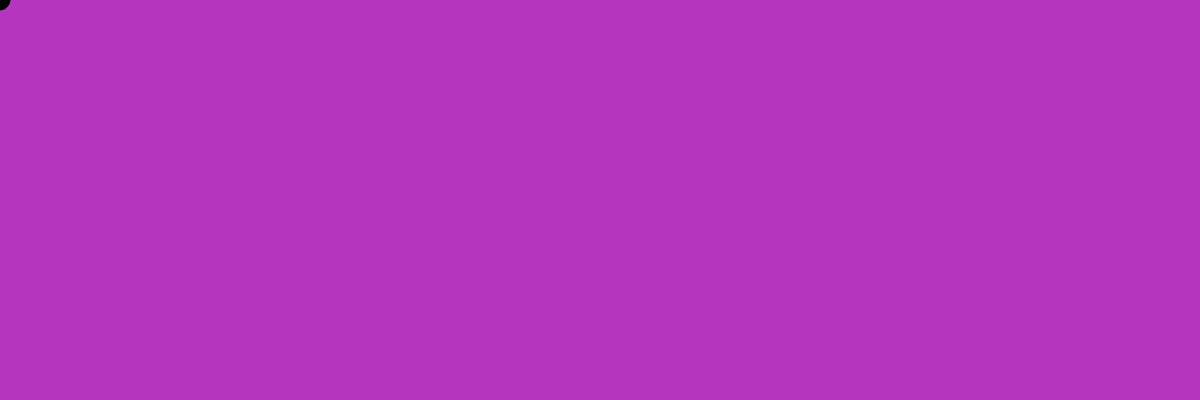
Frame 1 (no input)
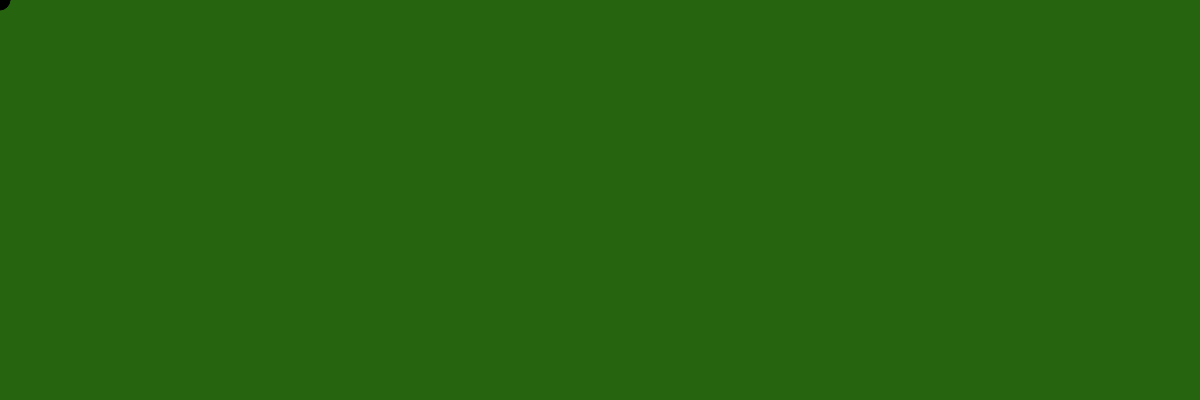
Frame 60 (no input)
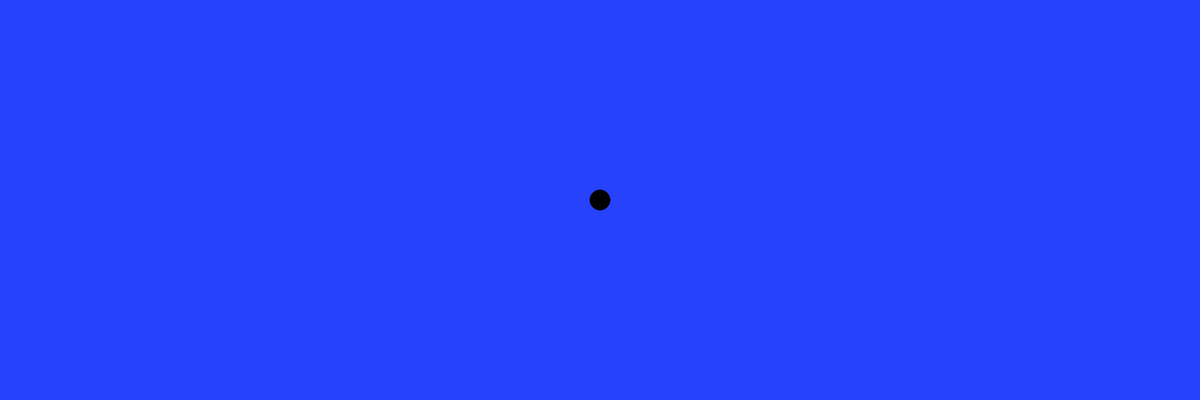
Frame 120 (the mouse pressed at the canvas centre since frame 60)

The p5.js sketch that drew these frames (run headless with seeded random() and noise() and a simulated clock; from frame 60 on, the mouse is pressed at the canvas centre):

// p5.js sketch
// ── sketch.js
var pointer;

// INITIALIZE ALL YOUR VARIABLES
// Ideally you would create 3 variables. red blue green or r, g, b


function setup(){

  createCanvas(1200,400);
   

}

function draw(){

background(random(0,255),random(0,255),random(0,255));

fill('black')
pointer=ellipse(mouseX,mouseY,20,20);
ellipseMode('CENTER');

}
